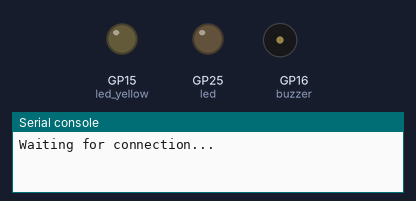
This program was run on a simulated Raspberry Pi Pico running MicroPython. Shown: output pins drawn as LEDs (lit = HIGH), buzzer (waves = sounding, pin HIGH), the last lines printed to the serial console. WiFi joins after 1.5 s.

Above: at 0.1 s.
At 3.7 s:
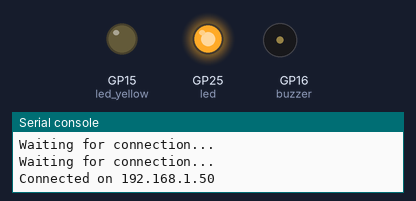
Timing chart, 0 to 5.5 s (numbered marks = the images above):
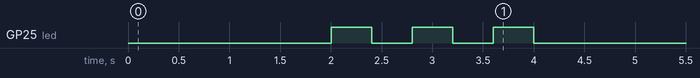

The program:

MotionSensor.py
```python
import network
import socket
from time import sleep
from picozero import pico_temp_sensor, pico_led
from machine import Pin
import machine
import time, utime
import urequests as requests

led = Pin("LED", Pin.OUT)

sensor_pir = Pin(28, Pin.IN, Pin.PULL_DOWN)
led_yellow = machine.Pin(15, machine.Pin.OUT)
buzzer = machine.Pin(16, machine.Pin.OUT)

ssid = 'Lubik'
password = 'heslo1234'
ifttt_key = "Lvj4ud_ADTMv6Ddk9LINq"

def connect():
    #Connect to WLAN
    wlan = network.WLAN(network.STA_IF)
    wlan.active(True)
    wlan.connect(ssid, password)
    while wlan.isconnected() == False:
        print("Waiting for connection...")
        sleep(1)
    ip = wlan.ifconfig()[0]
    print(f"Connected on {ip}")
    return ip

def open_socket(ip):
    address = (ip, 80)
    connection = socket.socket()
    connection.bind(address)
    connection.listen(1)
    return connection


def blick():
    for i in range(3):
        led.on()
        sleep(0.4)
        led.off()
        sleep(0.4)


def pir_handler():
    print("ALARM! Někdo prochází!")
    for i in range(30):
        led_yellow.toggle()
        buzzer.toggle()
        utime.sleep_ms(100)


ip = connect()
connection = open_socket(ip)
blick()


currentstate = 0
previousstate = 0

try:
    print("Čekám na aktivaci sensoru")
    while sensor_pir.value() == 1:
        currentstate = 0
    print("Sensor je připraven")

    while True:
        currentstate = sensor_pir.value()
        if currentstate == 1 and previousstate == 0:
            pir_handler()
            ifttt_url = "https://maker.ifttt.com/trigger/Pico_Motion_sensor/json/with/key/Lvj4ud_ADTMv6Ddk9LINq"
            request = requests.get(ifttt_url)
            print(request.content)
            request.close()
            previousstate = 1
            print("Počkám 10 vteřin na aktivaci sensoru")
            time.sleep(10)
        elif currentstate == 0 and previousstate == 1:
            print("Hotovo")
            previousstate = 0
        time.sleep(0.01)
except KeyboardInterrupt:
    print("Quit")
```
